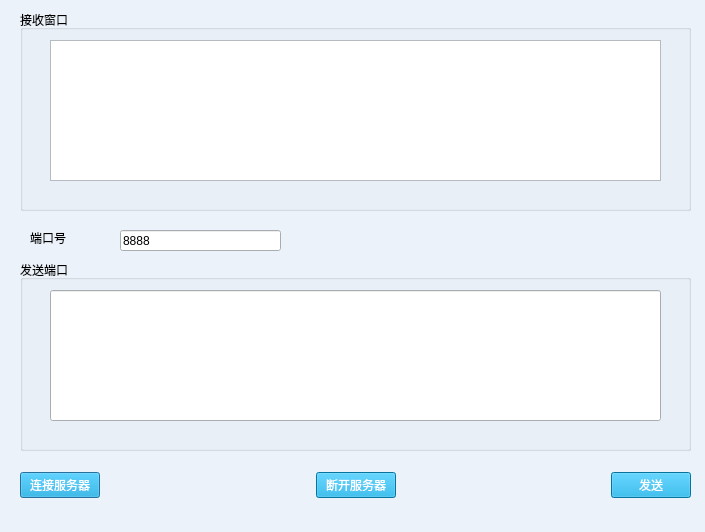
<?xml version="1.0" encoding="UTF-8"?>
<ui version="4.0">
 <class>QQServer</class>
 <widget class="QDialog" name="QQServer">
  <property name="geometry">
   <rect>
    <x>0</x>
    <y>0</y>
    <width>705</width>
    <height>532</height>
   </rect>
  </property>
  <property name="palette">
   <palette>
    <active>
     <colorrole role="WindowText">
      <brush brushstyle="SolidPattern">
       <color alpha="255">
        <red>0</red>
        <green>0</green>
        <blue>0</blue>
       </color>
      </brush>
     </colorrole>
     <colorrole role="Button">
      <brush brushstyle="SolidPattern">
       <color alpha="255">
        <red>235</red>
        <green>242</green>
        <blue>249</blue>
       </color>
      </brush>
     </colorrole>
     <colorrole role="Light">
      <brush brushstyle="SolidPattern">
       <color alpha="255">
        <red>255</red>
        <green>255</green>
        <blue>255</blue>
       </color>
      </brush>
     </colorrole>
     <colorrole role="Midlight">
      <brush brushstyle="SolidPattern">
       <color alpha="255">
        <red>245</red>
        <green>248</green>
        <blue>252</blue>
       </color>
      </brush>
     </colorrole>
     <colorrole role="Dark">
      <brush brushstyle="SolidPattern">
       <color alpha="255">
        <red>117</red>
        <green>121</green>
        <blue>124</blue>
       </color>
      </brush>
     </colorrole>
     <colorrole role="Mid">
      <brush brushstyle="SolidPattern">
       <color alpha="255">
        <red>157</red>
        <green>161</green>
        <blue>166</blue>
       </color>
      </brush>
     </colorrole>
     <colorrole role="Text">
      <brush brushstyle="SolidPattern">
       <color alpha="255">
        <red>0</red>
        <green>0</green>
        <blue>0</blue>
       </color>
      </brush>
     </colorrole>
     <colorrole role="BrightText">
      <brush brushstyle="SolidPattern">
       <color alpha="255">
        <red>255</red>
        <green>255</green>
        <blue>255</blue>
       </color>
      </brush>
     </colorrole>
     <colorrole role="ButtonText">
      <brush brushstyle="SolidPattern">
       <color alpha="255">
        <red>0</red>
        <green>0</green>
        <blue>0</blue>
       </color>
      </brush>
     </colorrole>
     <colorrole role="Base">
      <brush brushstyle="SolidPattern">
       <color alpha="255">
        <red>255</red>
        <green>255</green>
        <blue>255</blue>
       </color>
      </brush>
     </colorrole>
     <colorrole role="Window">
      <brush brushstyle="SolidPattern">
       <color alpha="255">
        <red>235</red>
        <green>242</green>
        <blue>249</blue>
       </color>
      </brush>
     </colorrole>
     <colorrole role="Shadow">
      <brush brushstyle="SolidPattern">
       <color alpha="255">
        <red>0</red>
        <green>0</green>
        <blue>0</blue>
       </color>
      </brush>
     </colorrole>
     <colorrole role="AlternateBase">
      <brush brushstyle="SolidPattern">
       <color alpha="255">
        <red>245</red>
        <green>248</green>
        <blue>252</blue>
       </color>
      </brush>
     </colorrole>
     <colorrole role="ToolTipBase">
      <brush brushstyle="SolidPattern">
       <color alpha="255">
        <red>255</red>
        <green>255</green>
        <blue>220</blue>
       </color>
      </brush>
     </colorrole>
     <colorrole role="ToolTipText">
      <brush brushstyle="SolidPattern">
       <color alpha="255">
        <red>0</red>
        <green>0</green>
        <blue>0</blue>
       </color>
      </brush>
     </colorrole>
     <colorrole role="PlaceholderText">
      <brush brushstyle="SolidPattern">
       <color alpha="128">
        <red>0</red>
        <green>0</green>
        <blue>0</blue>
       </color>
      </brush>
     </colorrole>
    </active>
    <inactive>
     <colorrole role="WindowText">
      <brush brushstyle="SolidPattern">
       <color alpha="255">
        <red>0</red>
        <green>0</green>
        <blue>0</blue>
       </color>
      </brush>
     </colorrole>
     <colorrole role="Button">
      <brush brushstyle="SolidPattern">
       <color alpha="255">
        <red>235</red>
        <green>242</green>
        <blue>249</blue>
       </color>
      </brush>
     </colorrole>
     <colorrole role="Light">
      <brush brushstyle="SolidPattern">
       <color alpha="255">
        <red>255</red>
        <green>255</green>
        <blue>255</blue>
       </color>
      </brush>
     </colorrole>
     <colorrole role="Midlight">
      <brush brushstyle="SolidPattern">
       <color alpha="255">
        <red>245</red>
        <green>248</green>
        <blue>252</blue>
       </color>
      </brush>
     </colorrole>
     <colorrole role="Dark">
      <brush brushstyle="SolidPattern">
       <color alpha="255">
        <red>117</red>
        <green>121</green>
        <blue>124</blue>
       </color>
      </brush>
     </colorrole>
     <colorrole role="Mid">
      <brush brushstyle="SolidPattern">
       <color alpha="255">
        <red>157</red>
        <green>161</green>
        <blue>166</blue>
       </color>
      </brush>
     </colorrole>
     <colorrole role="Text">
      <brush brushstyle="SolidPattern">
       <color alpha="255">
        <red>0</red>
        <green>0</green>
        <blue>0</blue>
       </color>
      </brush>
     </colorrole>
     <colorrole role="BrightText">
      <brush brushstyle="SolidPattern">
       <color alpha="255">
        <red>255</red>
        <green>255</green>
        <blue>255</blue>
       </color>
      </brush>
     </colorrole>
     <colorrole role="ButtonText">
      <brush brushstyle="SolidPattern">
       <color alpha="255">
        <red>0</red>
        <green>0</green>
        <blue>0</blue>
       </color>
      </brush>
     </colorrole>
     <colorrole role="Base">
      <brush brushstyle="SolidPattern">
       <color alpha="255">
        <red>255</red>
        <green>255</green>
        <blue>255</blue>
       </color>
      </brush>
     </colorrole>
     <colorrole role="Window">
      <brush brushstyle="SolidPattern">
       <color alpha="255">
        <red>235</red>
        <green>242</green>
        <blue>249</blue>
       </color>
      </brush>
     </colorrole>
     <colorrole role="Shadow">
      <brush brushstyle="SolidPattern">
       <color alpha="255">
        <red>0</red>
        <green>0</green>
        <blue>0</blue>
       </color>
      </brush>
     </colorrole>
     <colorrole role="AlternateBase">
      <brush brushstyle="SolidPattern">
       <color alpha="255">
        <red>245</red>
        <green>248</green>
        <blue>252</blue>
       </color>
      </brush>
     </colorrole>
     <colorrole role="ToolTipBase">
      <brush brushstyle="SolidPattern">
       <color alpha="255">
        <red>255</red>
        <green>255</green>
        <blue>220</blue>
       </color>
      </brush>
     </colorrole>
     <colorrole role="ToolTipText">
      <brush brushstyle="SolidPattern">
       <color alpha="255">
        <red>0</red>
        <green>0</green>
        <blue>0</blue>
       </color>
      </brush>
     </colorrole>
     <colorrole role="PlaceholderText">
      <brush brushstyle="SolidPattern">
       <color alpha="128">
        <red>0</red>
        <green>0</green>
        <blue>0</blue>
       </color>
      </brush>
     </colorrole>
    </inactive>
    <disabled>
     <colorrole role="WindowText">
      <brush brushstyle="SolidPattern">
       <color alpha="255">
        <red>117</red>
        <green>121</green>
        <blue>124</blue>
       </color>
      </brush>
     </colorrole>
     <colorrole role="Button">
      <brush brushstyle="SolidPattern">
       <color alpha="255">
        <red>235</red>
        <green>242</green>
        <blue>249</blue>
       </color>
      </brush>
     </colorrole>
     <colorrole role="Light">
      <brush brushstyle="SolidPattern">
       <color alpha="255">
        <red>255</red>
        <green>255</green>
        <blue>255</blue>
       </color>
      </brush>
     </colorrole>
     <colorrole role="Midlight">
      <brush brushstyle="SolidPattern">
       <color alpha="255">
        <red>245</red>
        <green>248</green>
        <blue>252</blue>
       </color>
      </brush>
     </colorrole>
     <colorrole role="Dark">
      <brush brushstyle="SolidPattern">
       <color alpha="255">
        <red>117</red>
        <green>121</green>
        <blue>124</blue>
       </color>
      </brush>
     </colorrole>
     <colorrole role="Mid">
      <brush brushstyle="SolidPattern">
       <color alpha="255">
        <red>157</red>
        <green>161</green>
        <blue>166</blue>
       </color>
      </brush>
     </colorrole>
     <colorrole role="Text">
      <brush brushstyle="SolidPattern">
       <color alpha="255">
        <red>117</red>
        <green>121</green>
        <blue>124</blue>
       </color>
      </brush>
     </colorrole>
     <colorrole role="BrightText">
      <brush brushstyle="SolidPattern">
       <color alpha="255">
        <red>255</red>
        <green>255</green>
        <blue>255</blue>
       </color>
      </brush>
     </colorrole>
     <colorrole role="ButtonText">
      <brush brushstyle="SolidPattern">
       <color alpha="255">
        <red>117</red>
        <green>121</green>
        <blue>124</blue>
       </color>
      </brush>
     </colorrole>
     <colorrole role="Base">
      <brush brushstyle="SolidPattern">
       <color alpha="255">
        <red>235</red>
        <green>242</green>
        <blue>249</blue>
       </color>
      </brush>
     </colorrole>
     <colorrole role="Window">
      <brush brushstyle="SolidPattern">
       <color alpha="255">
        <red>235</red>
        <green>242</green>
        <blue>249</blue>
       </color>
      </brush>
     </colorrole>
     <colorrole role="Shadow">
      <brush brushstyle="SolidPattern">
       <color alpha="255">
        <red>0</red>
        <green>0</green>
        <blue>0</blue>
       </color>
      </brush>
     </colorrole>
     <colorrole role="AlternateBase">
      <brush brushstyle="SolidPattern">
       <color alpha="255">
        <red>235</red>
        <green>242</green>
        <blue>249</blue>
       </color>
      </brush>
     </colorrole>
     <colorrole role="ToolTipBase">
      <brush brushstyle="SolidPattern">
       <color alpha="255">
        <red>255</red>
        <green>255</green>
        <blue>220</blue>
       </color>
      </brush>
     </colorrole>
     <colorrole role="ToolTipText">
      <brush brushstyle="SolidPattern">
       <color alpha="255">
        <red>0</red>
        <green>0</green>
        <blue>0</blue>
       </color>
      </brush>
     </colorrole>
     <colorrole role="PlaceholderText">
      <brush brushstyle="SolidPattern">
       <color alpha="128">
        <red>0</red>
        <green>0</green>
        <blue>0</blue>
       </color>
      </brush>
     </colorrole>
    </disabled>
   </palette>
  </property>
  <property name="windowTitle">
   <string>QQServer</string>
  </property>
  <widget class="QLabel" name="label">
   <property name="geometry">
    <rect>
     <x>30</x>
     <y>230</y>
     <width>72</width>
     <height>15</height>
    </rect>
   </property>
   <property name="text">
    <string>端口号</string>
   </property>
  </widget>
  <widget class="QGroupBox" name="groupBox_2">
   <property name="geometry">
    <rect>
     <x>20</x>
     <y>260</y>
     <width>671</width>
     <height>191</height>
    </rect>
   </property>
   <property name="title">
    <string>发送端口</string>
   </property>
   <widget class="QLineEdit" name="sendwd">
    <property name="geometry">
     <rect>
      <x>30</x>
      <y>30</y>
      <width>611</width>
      <height>131</height>
     </rect>
    </property>
   </widget>
  </widget>
  <widget class="QLineEdit" name="portnum">
   <property name="geometry">
    <rect>
     <x>120</x>
     <y>230</y>
     <width>161</width>
     <height>21</height>
    </rect>
   </property>
   <property name="text">
    <string>8888</string>
   </property>
  </widget>
  <widget class="QWidget" name="horizontalLayoutWidget">
   <property name="geometry">
    <rect>
     <x>20</x>
     <y>460</y>
     <width>671</width>
     <height>51</height>
    </rect>
   </property>
   <layout class="QHBoxLayout" name="horizontalLayout">
    <item>
     <widget class="QPushButton" name="connectbt">
      <property name="styleSheet">
       <string notr="true">background-color: rgb(9, 163, 220);
color: rgb(255, 255, 255);</string>
      </property>
      <property name="text">
       <string>连接服务器</string>
      </property>
     </widget>
    </item>
    <item>
     <spacer name="horizontalSpacer">
      <property name="orientation">
       <enum>Qt::Horizontal</enum>
      </property>
      <property name="sizeHint" stdset="0">
       <size>
        <width>40</width>
        <height>20</height>
       </size>
      </property>
     </spacer>
    </item>
    <item>
     <widget class="QPushButton" name="disconnectbt">
      <property name="styleSheet">
       <string notr="true">background-color: rgb(9, 163, 220);
color: rgb(255, 255, 255);</string>
      </property>
      <property name="text">
       <string>断开服务器</string>
      </property>
     </widget>
    </item>
    <item>
     <spacer name="horizontalSpacer_2">
      <property name="orientation">
       <enum>Qt::Horizontal</enum>
      </property>
      <property name="sizeHint" stdset="0">
       <size>
        <width>40</width>
        <height>20</height>
       </size>
      </property>
     </spacer>
    </item>
    <item>
     <widget class="QPushButton" name="sendbt">
      <property name="styleSheet">
       <string notr="true">background-color: rgb(9, 163, 220);
color: rgb(255, 255, 255);</string>
      </property>
      <property name="text">
       <string>发送</string>
      </property>
     </widget>
    </item>
   </layout>
  </widget>
  <widget class="QGroupBox" name="groupBox">
   <property name="geometry">
    <rect>
     <x>20</x>
     <y>10</y>
     <width>671</width>
     <height>201</height>
    </rect>
   </property>
   <property name="title">
    <string>接收窗口</string>
   </property>
   <widget class="QTextEdit" name="receivewd">
    <property name="geometry">
     <rect>
      <x>30</x>
      <y>30</y>
      <width>611</width>
      <height>141</height>
     </rect>
    </property>
   </widget>
  </widget>
 </widget>
 <resources/>
 <connections/>
</ui>
